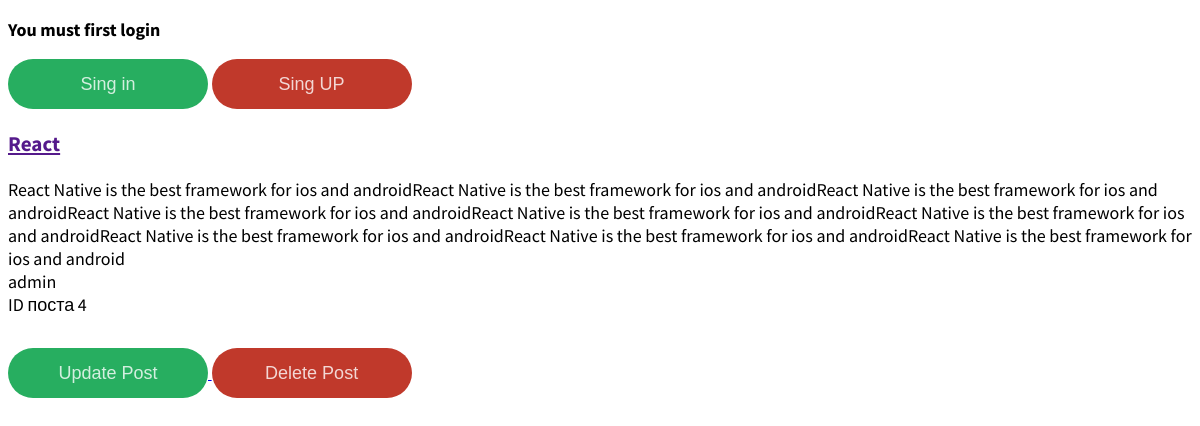
Screenshot of /blog/post/4/ with the database file from the repository.
### blog/models.py (models this page shows, shortened)
class Post(models.Model):
    title = models.CharField(max_length=200)
    author = models.ForeignKey(
        'auth.User',
        on_delete=models.CASCADE,
    )
    body = models.TextField()

### blog/views.py (the view)
# urls.py: path('blog/post/<int:pk>/', BlogDetailView.as_view(), name='post_detail'),
class BlogDetailView(DetailView):
    model = Post
    template_name = 'blog/post_detail.html'

### templates/blog/post_detail.html
{% extends 'blog/base.html' %}
{% block content %}
    <div class="post-entry">
        <h3><a href="">
            {{object.title}}
        </a></h3>
        <p>
            {{object.body}}
        </p>
        <p>{{object.author}}</p>
        <p>ID поста {{object.id}}</p>
    </div>
    <a href="{% url 'blog_post_edit' post.pk %}">
        <button class='btn-update'>Update Post</button>
    </a>
    <a href="{% url 'blog_post_delete' post.pk %}">
        <button class='btn-delete'>Delete Post</button>
    </a>
{% endblock %}

### static/css/base.css (style rules this page uses)
body { font-family: 'Source Sans Pro', sans-serif; font-size: 18px; }
.post-entry { margin-bottom: 2rem; }
.post-entry p { margin: 0; font-weight: 400; }
.btn-update { width: 200px; height: 50px; border-radius: 30px; border: none; background-color: #27ae60; color: #fffc; cursor: pointer; font-size: 18px; }
.btn-delete { width: 200px; height: 50px; border-radius: 30px; border: none; background-color: #c0392b; color: #fffc; cursor: pointer; font-size: 18px; }

### rows the page displays
Post: title "React", body "React Native is the best framework for ios and androidReact Native is the best framework for ios and androidReact Native is the best framework for ios and androidReact Native is the best framework for ios and androidReact Native is the best framework for ios and androidReact Native is the best framework for ios and androidReact Native is the best framework for ios and androidReact Native is the best framework for ios and androidReact Native is the best framework for ios and android", author "admin", id "4"
